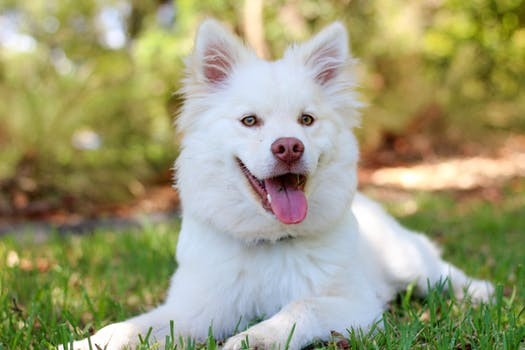
#> input picture dog.jpeg, 525 x 350 px, given in place of the camera
$ python cameo.py   (older library calls are emulated)
#> lines starting #> are read from the running program, lines starting #| are printed output that depends on the picture
### managers.py
import cv2
import numpy
import time

class CaptureManager(object) :
    def __init__(self, capture, previewWindowManager = None, shouldMirrorPreview = False):
        self.previewWindowManagar = previewWindowManager
        self.shouldMirrorPreview = shouldMirrorPreview

        self._capture = capture
        self._channel = 0
        self._enteredFrame = False
        self._frame= None
        self._imageFilename = None
        self._videoFilename = None
        self._videoEncoding = None
        self._videoWriter = None

        self._startTime = None
        self._framesElapsed = numpy.long(0)
        self._fpsEstimate = None

    @property
    def channel(self):
        return self._channel

    # [5 lines left out: function channel, not called in this run]

    @property
    def frame(self):
        if self._enteredFrame and self._frame is None:
           _, self._frame = self._capture.retrieve()
        return self._frame

    @property
    def isWritingImage(self):
        return self._imageFilename is not None

    @property
    def isWritingVideo(self):
        return self._videoFilename is not None

    def enterFrame(self):
        """Capture the next frame, if any"""
        # But first, check that any previus frame was exited
        assert not self._enteredFrame, 'previous enterFrame() had no matching exitFrame()'

        if self._capture is not None:
            self._enteredFrame = self._capture.grab()

    def exitFrame(self):
        """Draw to the window. Write to files. Release the frame."""

        # Check whether any grabbed frame is retrievable.
        # The getter may retrieve and cache the frame
        if self.frame is None:
            self._enteredFrame = False
            return

        # Update the FPS estimate and related variables::
        if self._framesElapsed == 0:
            self._startTime = time.time()
        else:
            timeElapsed = time.time() - self._startTime
            self._fpsEstimate = self._framesElapsed / timeElapsed
        self._framesElapsed +=1

        # Draw to the window, if any.
        if self.previewWindowManagar is not  None:
            if self.shouldMirrorPreview:
                mmirroredFrame = numpy.fliplr(self._frame).copy()
                self.previewWindowManagar.show(mmirroredFrame)
            else:
                self.previewWindowManagar.show(self._frame)

        # Write to the image file, if any
        if self.isWritingImage:
            cv2.imwrite(self._imageFilename, self._frame)
            self._imageFilename = None

        self._writeVideoFrame()

        # Release the frame
        self._frame = None
        self._enteredFrame = False

    def writeImage(self, filename):
        """" Write the next exited frame to an image file """
        self._imageFilename = filename

    # [10 lines left out: functions startWritingVideo, stopwritingVideo, not called in this run]

    def _writeVideoFrame(self):

        if not self.isWritingVideo:
            return

        if self._videoWriter is None:
            fps = self._capture.get(cv2.CAP_PROP_FPS)
            if fps == 0.0:
                # The capture's FPS is unknown so use a estimate
                if self._framesElapsed < 20:
                    # Wait until more frames elapse so that the estimate is more stable
                    return
                else:
                    fps = self._fpsEstimate
            size = (int(self._capture.get(cv2.CAP_PROP_FRAME_WIDTH)), int(self._capture.ge(cv2.CAP_PROP_FRAME_HEIGHT)))
            self._videoWriter = cv2.VideoWriter(self._videoFilename, self._videoEncoding, fps,size)
        self._videoWriter.write(self._frame)

class WindowManager(object):

    def __init__(self, windowName, keypressCallback = None):
        self.keypressCallback = keypressCallback
        self._windowName = windowName
        self._isWindowCreated = False

    @property
    def isWindowCreated(self):
        return self._isWindowCreated

    def createWindow(self):
        cv2.namedWindow(self._windowName)
        self._isWindowCreated = True

    def show(self, frame):
        cv2.imshow(self._windowName, frame)

    def destroyWindow(self):
        cv2.destroyWindow(self._windowName)
        self._isWindowCreated = False

    def processEvents(self):
        keycode = cv2.waitKey(1)
        if self.keypressCallback is not None and keycode != -1:
            # Discard any non-ASCII info encoded by GTK
            self.keypressCallback(keycode)

### filters.py
import cv2
import numpy
import utils

def strokeEdges(scr, dst, blurKsize = 7, edgeKsize=5):
    if blurKsize >= 3 :
        blurredScr = cv2.medianBlur(scr,blurKsize)
        graySrc = cv2.cvtColor(blurredScr, cv2.COLOR_RGB2GRAY)
    else:
        graySrc = cv2.cvtColor(scr,cv2.COLOR_GRAY2BGR)

    cv2.Laplacian(graySrc, cv2.CV_8U, graySrc, ksize=edgeKsize)
    normalizedInverseAlpha = (1.0 / 255) * (255 - graySrc)
    channels = cv2.split(scr)
    for channel in channels:
        channel[:] = channel * normalizedInverseAlpha
    cv2.merge(channels,dst)

class VConvolutionFilter(object):
    """A filter that applies a convolution to V (or all of BFR)."""

    def __init__(self, kernel):
        self._kernel = kernel

    def apply(self, src, dst):
        """Apply the filter with a BGR or gray source/destination."""
        cv2.filter2D(src,-1,self._kernel,dst)

class SharpenFilter(VConvolutionFilter):
    """A sharpen filter with a 1-pixel radius. We need to use this filter when we want to kept brightness"""

    # [5 lines left out: function __init__, not called in this run]

class FindEdgesFilter(VConvolutionFilter):
    """An edge-finding filter with a 1-pixel radius."""

    # [5 lines left out: function __init__, not called in this run]

class BlurFilter(VConvolutionFilter):
    """A blur filter with a 2-pixel radius. Example for blue filter is simple average filter"""

    def __init__(self):
        kernel = numpy.array([[0.04, 0.04, 0.04, 0.04, 0.04],
                              [0.04, 0.04, 0.04, 0.04, 0.04],
                              [0.04, 0.04, 0.04, 0.04, 0.04],
                              [0.04, 0.04, 0.04, 0.04, 0.04],
                              [0.04, 0.04, 0.04, 0.04, 0.04]])
        VConvolutionFilter.__init__(self,kernel)

class EmbossFilter(VConvolutionFilter):
    """An emboss filter with a 1-pixel radius."""

    # [5 lines left out: function __init__, not called in this run]

### cameo.py
import cv2
import filters
from managers import WindowManager, CaptureManager

class Cameo(object):

    def __init__(self):
        self._windowManager = WindowManager('Cameo', self.onKeypress)
        self._captureManager = CaptureManager(cv2.VideoCapture(0),self._windowManager, True)
        self._filter = filters.BlurFilter();


    def run(self):
        """Run the main loop."""
        self._windowManager.createWindow();
        while self._windowManager.isWindowCreated:
            self._captureManager.enterFrame()
            frame = self._captureManager.frame

            # Stroke edges
            filters.strokeEdges(frame,frame)
            #
            # #Apply filter
            self._filter.apply(frame,frame)


            self._captureManager.exitFrame()
            self._windowManager.processEvents()
#> this loop made 1 pass; (key Esc is pressed on pass 1)
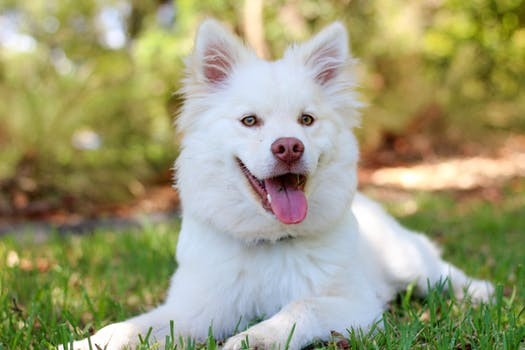
#> input picture dog.jpeg, 525 x 350 px, given in place of the camera
#> pass 1, in strokeEdges, `blurredScr = cv2.medianBlur(scr,blurKsize)`:
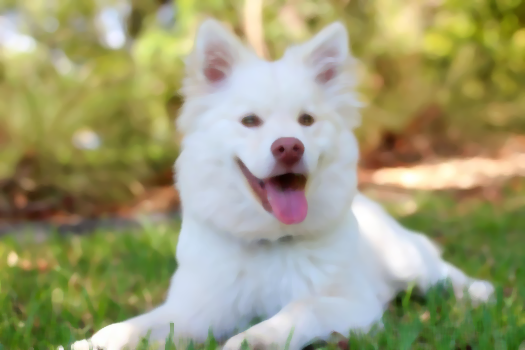
#> blurredScr: shape (350, 525, 3); mean B, G, R 120.6, 157.8, 158.9
#> pass 1, in strokeEdges, `graySrc = cv2.cvtColor(blurredScr, cv2.COLOR_RGB2GRAY)`:
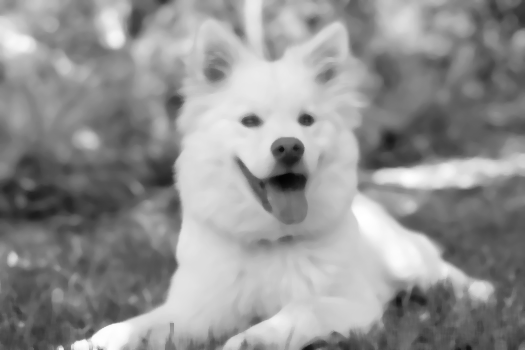
#> graySrc: shape (350, 525); min 4, max 255, mean 146.8
#> pass 1, in strokeEdges, `normalizedInverseAlpha = (1.0 / 255) * (255 - graySrc)`:
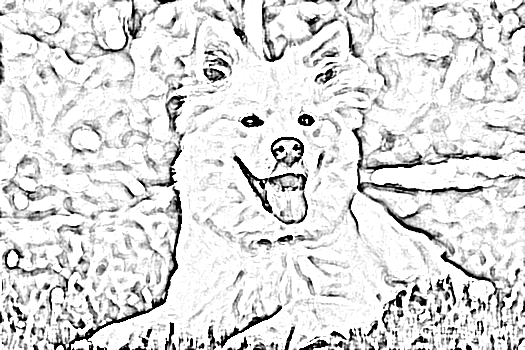
#> normalizedInverseAlpha: shape (350, 525) float64; min 0, max 1, mean 0.865
#> pass 1, in exitFrame, `mmirroredFrame = numpy.fliplr(self._frame).copy()`:
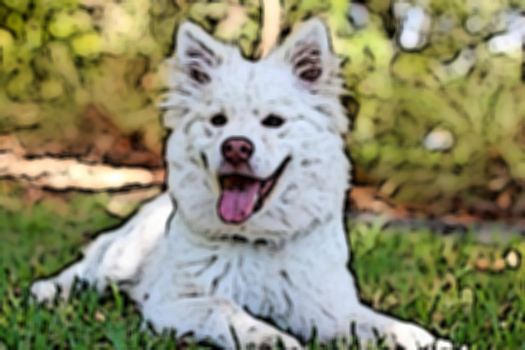
#> mmirroredFrame: shape (350, 525, 3); mean B, G, R 108.9, 140.2, 141
#> after the loop:
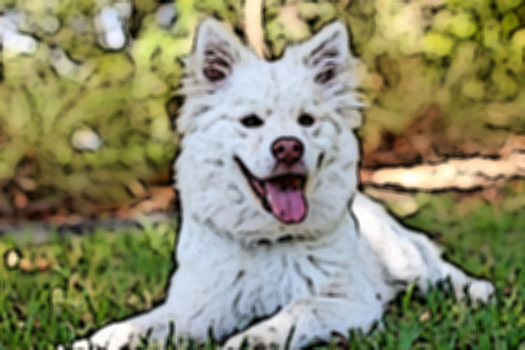
#> frame: shape (350, 525, 3); mean B, G, R 108.9, 140.2, 141

    def onKeypress(self, keycode):
        """Handle a keypress.

        space  -> Take a screenshot
        tab    -> Start/stop recording a screencast
        escape -> Quit.

        """

        if keycode == 32: # space
            self._captureManager.writeImage("screenshot.png")
        elif keycode == 9: # tab
            if not self._captureManager.isWritingVideo:
                self._captureManager.startWritingVideo("screencast.avi")
            else:
                self._captureManager.stopwritingVideo()
        elif keycode == 27: # escape
            self._windowManager.destroyWindow()

if __name__ == "__main__":
    Cameo().run()
